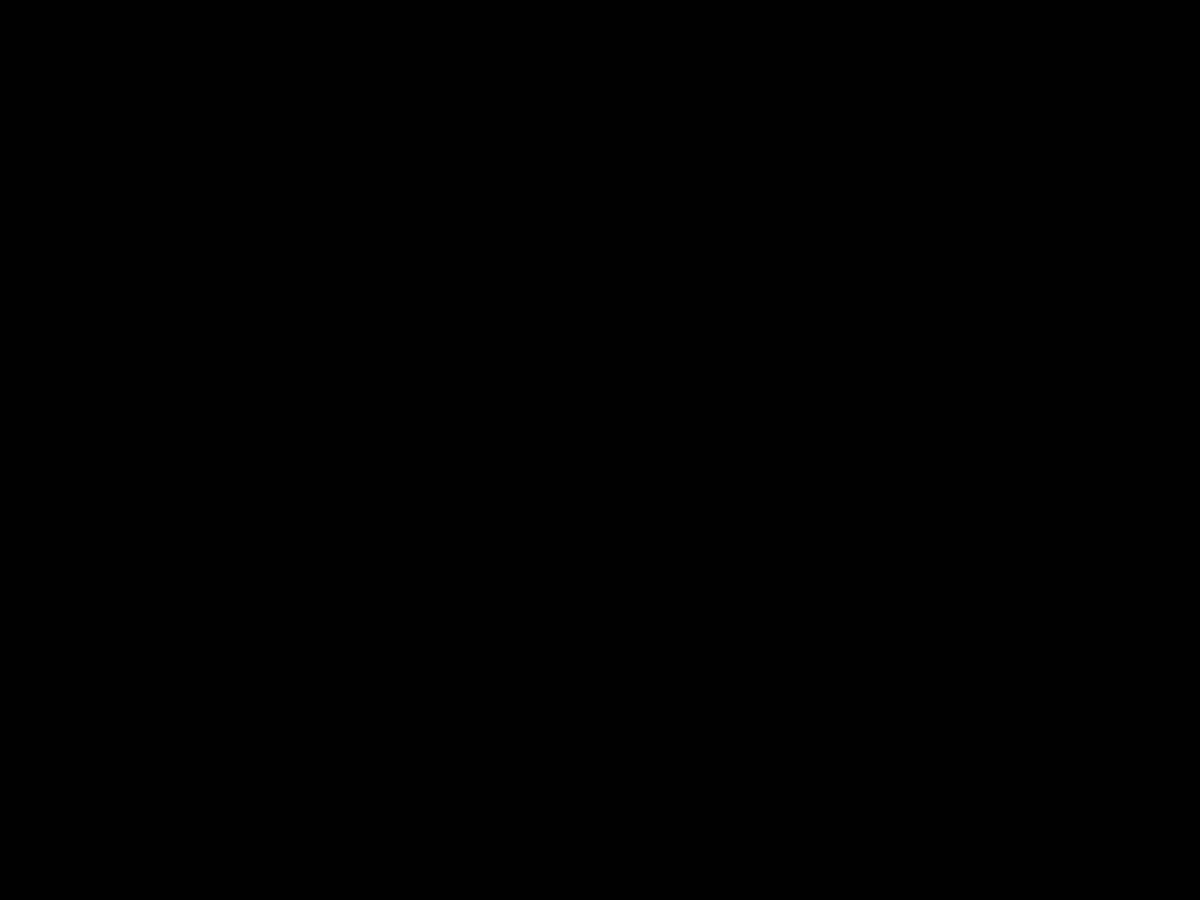
Frame 1 (no input)
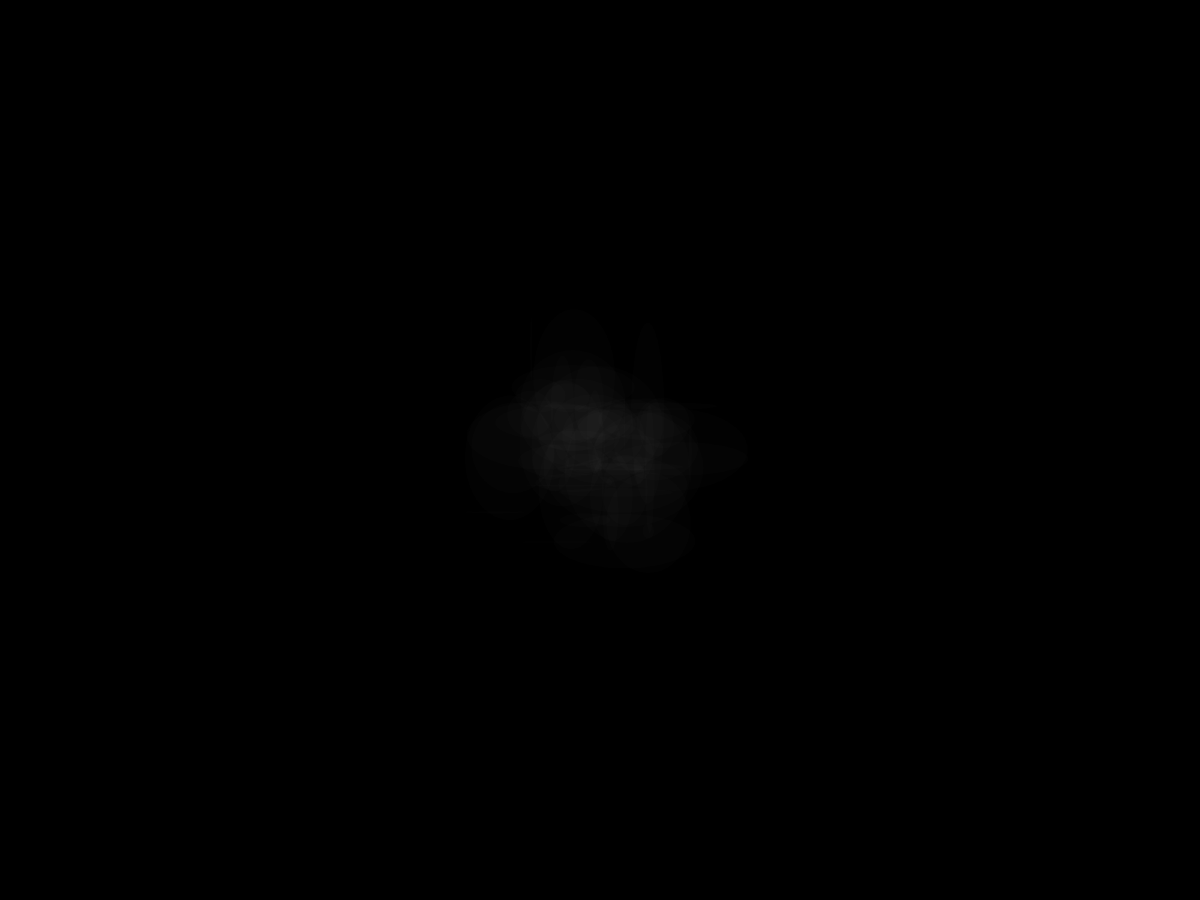
Frame 60 (the mouse pressed at the canvas centre just before this capture)
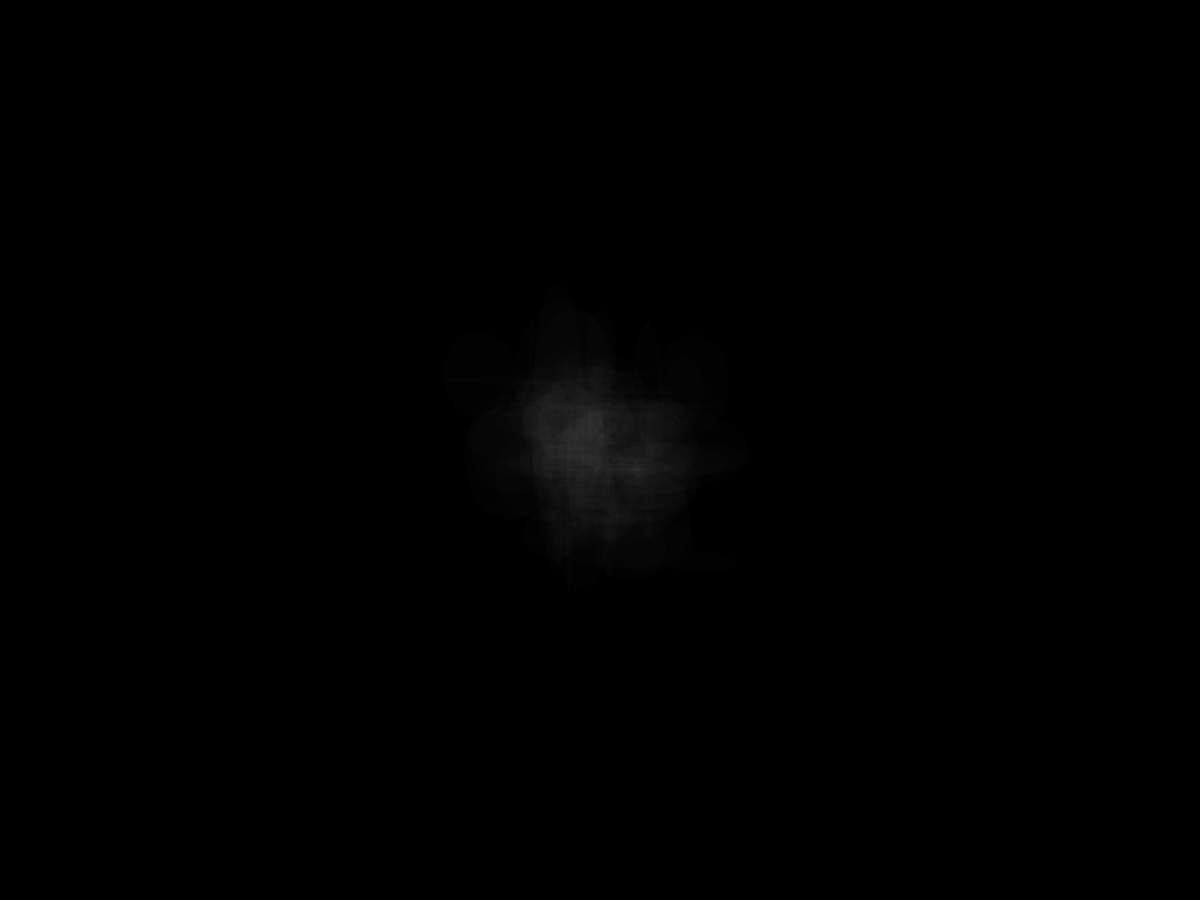
Frame 120 (the mouse held since frame 60 and released just before this capture)

The Processing sketch that drew these frames (run headless with seeded random() and noise(); from frame 60 on, the mouse is pressed at the canvas centre):

// Processing sketch: voidllike
// ── voidllike.pde
void setup() {
  fullScreen();
  //size(500, 500);
  background(0);
}

void draw() {
  //gaussian random number for x location ellipse
  float sdX = 60;
  float meanX = width/2;
  float gaussX = createRandomGaussian(sdX, meanX);

  //gaussian random number for y location ellipes
  float sdY = 60;
  float meanY = height/2;
  float gaussY = createRandomGaussian(sdY, meanY);

  //gaussian random number for width location ellipse
  float sdWidth = 100;
  float meanWidth = 16;
  float gaussWidth = createRandomGaussian(sdWidth, meanWidth);

  //gaussian random number for height location ellipse
  float sdHeight = 100;
  float meanHeight = 16;
  float gaussHeight = createRandomGaussian(sdHeight, meanHeight);

  noStroke();
  fill(255, 2);
  ellipse(gaussX, gaussY, gaussWidth, gaussHeight);
}

float createRandomGaussian(float sd, float mean) {
  return (randomGaussian() * sd) + mean;
}
